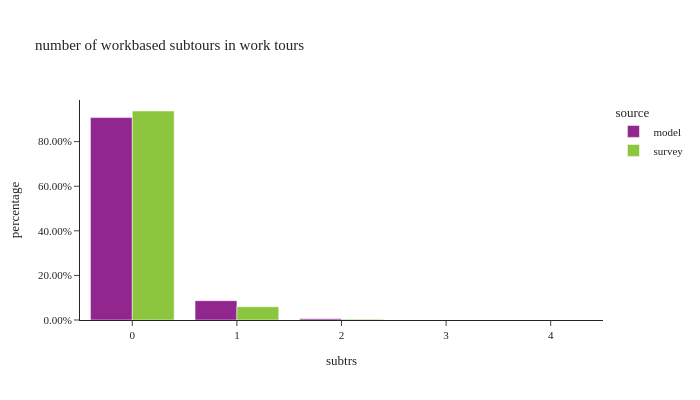

The cell this chart's notebook holds for it:
### Code cell
test = wk_tour.filter(pl.col('subtrs') != 11)
df_plot = (
    test.group_by(['source', 'subtrs'])
    .agg([
        pl.col('toexpfac').sum().alias('total'),
        pl.col('toexpfac').count().alias('sample_size')
    ])
    .with_columns((pl.col('total') / pl.col('total').sum().over(['source'])).alias('percentage'))
)

fig = px.bar(df_plot.sort(['source']).to_pandas(), x="subtrs", y="percentage", color="source",
             barmode="group", hover_data=['total', 'sample_size'], title="number of workbased subtours in work tours")
fig.update_layout(height=400, width=700, font=dict(size=11),
                  xaxis=dict(dtick=1, categoryorder='category ascending'),
                  yaxis=dict(tickformat=".2%"))
fig.show()

### Figure 1 — Plotly figure (JSON) as saved in the notebook; plotly's stock layout.template omitted (floating-point values rounded to 4 significant figures)
{"data": [{"alignmentgroup": "True", "customdata": [[668.0, 668.0], [135200.0, 135200.0], [8234.0, 8234.0], [1419000.0, 1419000.0], [71.0, 71.0]], "hovertemplate": "source=model<br>subtrs=%{x}<br>percentage=%{y}<br>total=%{customdata[0]}<br>sample_size=%{customdata[1]}<extra></extra>", "legendgroup": "model", "marker": {"color": "#91268F", "pattern": {"shape": ""}}, "name": "model", "offsetgroup": "model", "orientation": "v", "showlegend": true, "textposition": "auto", "type": "bar", "x": [3, 1, 2, 0, 4], "xaxis": "x", "y": [0.0004274, 0.08652, 0.005268, 0.9077, 4.543e-05], "yaxis": "y"}, {"alignmentgroup": "True", "customdata": [[1064000.0, 1671.0], [3818.0, 12.0], [67320.0, 154.0]], "hovertemplate": "source=survey<br>subtrs=%{x}<br>percentage=%{y}<br>total=%{customdata[0]}<br>sample_size=%{customdata[1]}<extra></extra>", "legendgroup": "survey", "marker": {"color": "#8CC63E", "pattern": {"shape": ""}}, "name": "survey", "offsetgroup": "survey", "orientation": "v", "showlegend": true, "textposition": "auto", "type": "bar", "x": [0, 2, 1], "xaxis": "x", "y": [0.9373, 0.003364, 0.0593], "yaxis": "y"}], "layout": {"barmode": "group", "font": {"size": 11}, "height": 400, "legend": {"title": {"text": "source"}, "tracegroupgap": 0}, "title": {"text": "number of workbased subtours in work tours"}, "width": 700, "xaxis": {"anchor": "y", "categoryorder": "category ascending", "domain": [0.0, 1.0], "dtick": 1, "title": {"text": "subtrs"}}, "yaxis": {"anchor": "x", "domain": [0.0, 1.0], "tickformat": ".2%", "title": {"text": "percentage"}}}}
